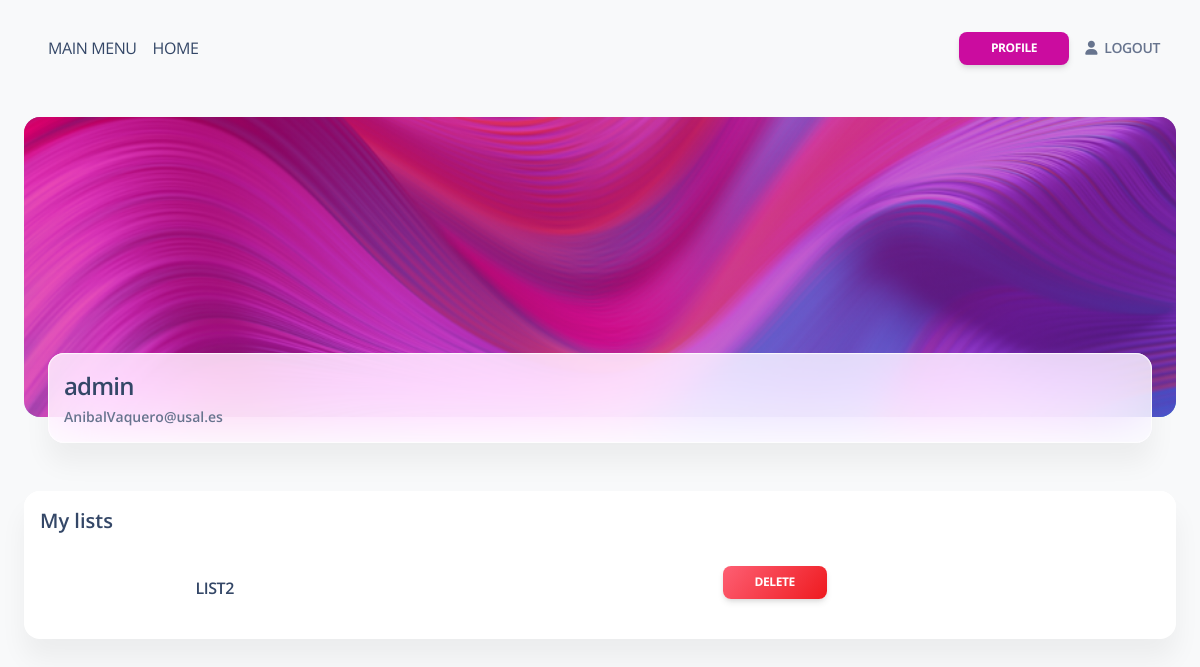
Before: /accounts/profile/ (signed in) with the older database file.
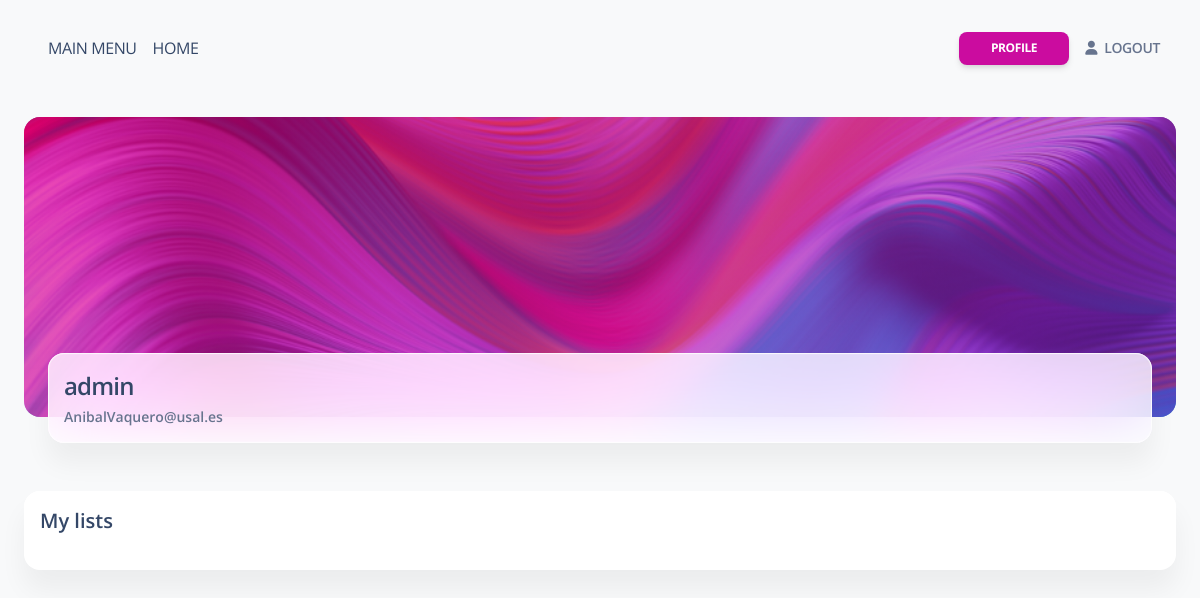
After: the same page with the newer database file.
### eventlist/models.py (models this page shows, shortened)
class EventList(models.Model):
    name = models.CharField(max_length=100, unique=True)
    creation_date = models.DateField(auto_now_add=True)
    last_updated_date = models.DateTimeField(auto_now=True)
    users = models.ManyToManyField(User, blank = True)

### eventlist/views.py (the view)
# urls.py: path('accounts/profile/', event_list_view.profile, name="profile"),
@login_required(login_url='/accounts/login/')
def profile(request):
    user, created = User.objects.get_or_create(user=request.user)
    if request.method == "GET":
        return render(
            request,
            "home/profile.html",
            {
                "profile": user,
            }
        )

### copia seguridad/eventlist/templates/home/profile.html (shortened to what this page needs)
{% extends 'layouts/base.html' %}
{% block content %}
  <div class="container-fluid">
    <div class="page-header min-height-300 border-radius-xl mt-4" style="background-image: url('/static/assets/img/curved-images/curved0.jpg'); background-position-y: 50%;">
      <span class="mask bg-gradient-primary opacity-6"></span>
    </div>
    <div class="card card-body blur shadow-blur mx-4 mt-n6 overflow-hidden">
      <div class="row gx-4">
        <div class="col-auto my-auto">
          <div class="h-100">
            <h4 class="mb-1">
              {{profile.user.username}}
            </h4>
            <p class="mb-0 font-weight-bold text-sm">
              {{profile.user.email}}
            </p>
          </div>
        </div>
      </div>
    </div>
  </div>
  <div class="container-fluid py-4">
    <div class="row">
      <div class="col-12 mt-4">
        <div class="card mb-4">
          <div class="card-header pb-0 p-3">
            <h5 class="mb-1">My lists</h5>
          </div>
          <div class="card-body p-3">
            <table class="table align-items-center mb-0">
              <tbody>
                  {% for list in profile.eventlist_set.all %}
                      <tr>
                          <td>
                              <div class="text-center">
                                  <span>
                                      <a class=" text-uppercase font-weight-bold mb-0" href="{% url 'list_events' list_name=list.name %}">{{ list.name }}</a>
                                  </span>
                              </div>
                          </td>
                          <td>
                              <div class="text-center">
                                  <span>
                                      <a class="text-uppercase btn bg-gradient-danger mt-1 btn-sm" href="{% url 'delete_list_confirmation' list_name=list.name %}">Delete</a>
                                  </span>
                              </div>
                          </td>
                      </tr>
                  {% endfor %}
              </tbody>
          </table>
          </div>
        </div>
      </div>
    </div>
  </div>
{% endblock content %}

Changed rows visible on the page:
removed EventList: name "LIST2"
